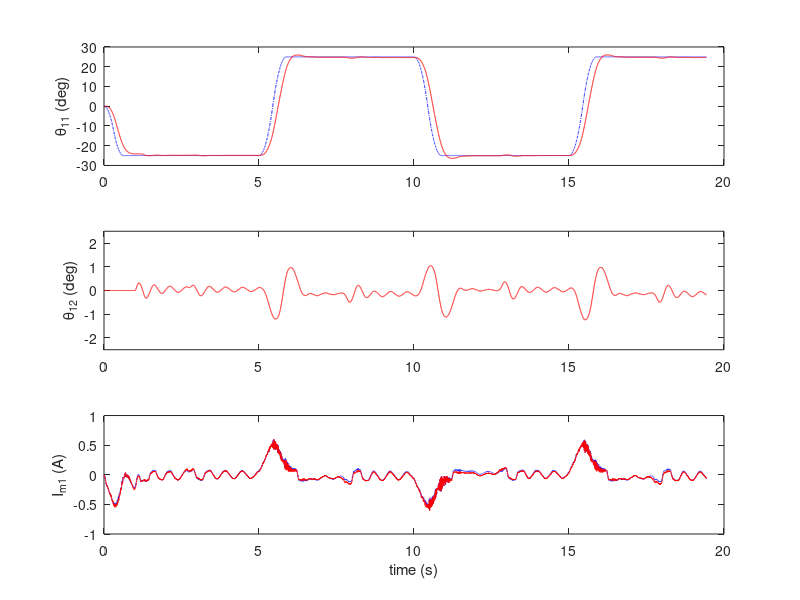
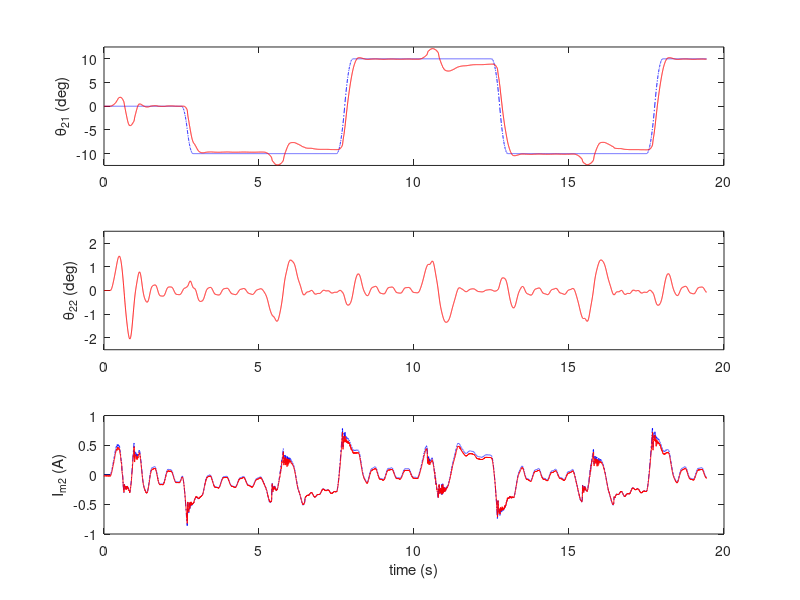

Reproduce these figures in MATLAB, in order.
%% Data Files
% rm: comment out the data files you don't want to view
% Full-State Feedback
load('data_fsf_th11.mat');
load('data_fsf_th12.mat');
load('data_fsf_th21.mat');
load('data_fsf_th22.mat');
load('data_fsf_Im1.mat');
load('data_fsf_Im2.mat');
%
% Partial-State Feedback
% load('data_psf_th11.mat');
% load('data_psf_th12.mat');
% load('data_psf_th21.mat');
% load('data_psf_th22.mat');
% load('data_psf_Im1.mat');
% load('data_psf_Im2.mat');
%
%% Load data
% Stage 1
t = data_th11(:,1);
th11_r = data_th11(:,2); % stage 1 reference angle
th11 = data_th11(:,3); % stage 1 measured angle
th12 = data_th12(:,3); % link 1 measured angle
Im1_r = data_Im1(:,2); % reference motor #1 current
Im1 = data_Im1(:,3); % measured motor #1 current
%
% Stage 2
th21_r = data_th21(:,2); % stage 2 reference angle
th21 = data_th21(:,3); % stage 2 measured angle
th22 = data_th22(:,3); % link 2 measured angle
Im2_r = data_Im2(:,2); % reference motor #2 current
Im2 = data_Im2(:,3); % measured motor #2 current

%% Plot
% Stage 1
figure(1)
subplot(3,1,1)
plot(t,th11_r,'b-.',t,th11,'r-');
ylabel('\theta_{11} (deg)');
subplot(3,1,2)
plot(t,th12,'r-');
axis([0 20 -2.5 2.5]);
ylabel('\theta_{12} (deg)');
subplot(3,1,3)
plot(t,Im1_r,'b-.',t,Im1,'r-');
ylabel('I_{m1} (A)');
xlabel('time (s)');
%
% Stage 2
figure(2)
subplot(3,1,1)
plot(t,th21_r,'b-.',t,th21,'r-');
axis([0 20 -12.5 12.5]);
ylabel('\theta_{21} (deg)');
subplot(3,1,2)
plot(t,th22,'r-');
axis([0 20 -2.5 2.5]);
ylabel('\theta_{22} (deg)');
subplot(3,1,3)
plot(t,Im2_r,'b-.',t,Im2,'r-');
ylabel('I_{m2} (A)');
xlabel('time (s)');
